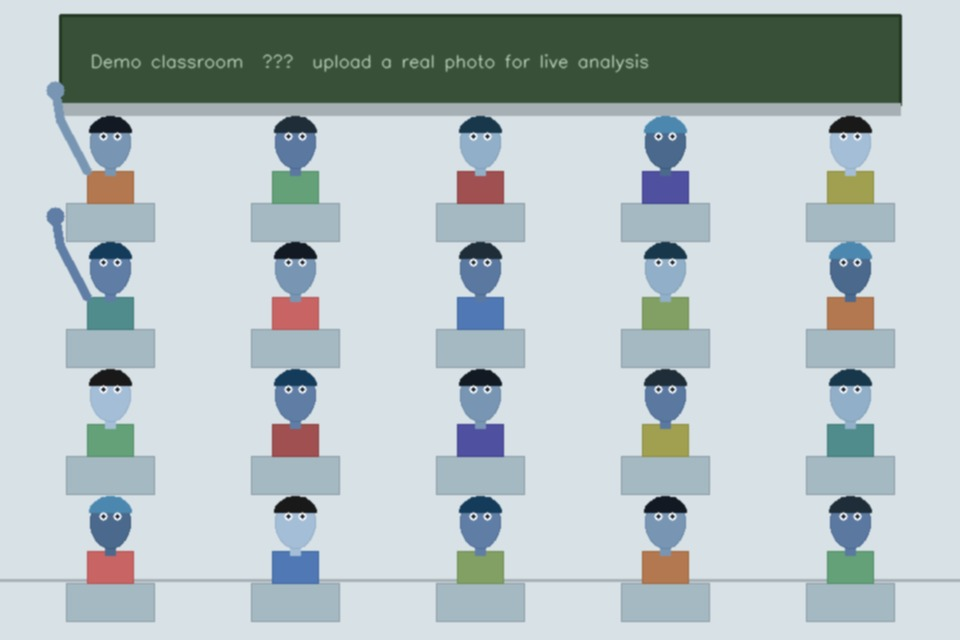
#> input picture data/sample_classroom.jpg, 960 x 640 px
$ python -i detector.py   (imports and definitions only)
#> lines starting #> are read from the running program, lines starting #| are printed output that depends on the picture
"""
pipeline/detector.py
====================
Person detection and behavioral-signal extraction for classroom images.

OpenCV only — no TensorFlow, no MediaPipe.

Detection strategy
------------------
Primary   : Haar frontal + profile face cascade → reliable per-student anchor
Secondary : HOG pedestrian detector → catch students with no visible face

For each detected face the pipeline estimates a body region (extend ~3×
face-height below, ~0.8× face-width to either side) and tries to snap
that estimate onto any nearby HOG body box.

Behavioral signals (body geometry only — no emotion recognition)
----------------------------------------------------------------
HEAD POSE    face aspect ratio + Haar eye symmetry          weight 30 %
POSTURE      body-box h/w ratio (tall-narrow = upright)     weight 25 %
HAND RAISE   skin-blob in the region above the face         weight 25 %
PHONE USE    bright rectangle in lap region (penalty)       weight −20 %
TALKING      two face centroids close & same height          weight 10 %

Head-pose → engagement mapping
-------------------------------
forward  (2 symmetric eyes, normal aspect)  → score 1.00
tilted   (1 eye, or slightly narrow aspect) → score 0.65
away     (very narrow aspect, ≤1 eye)       → score 0.20
down     (normal aspect but 0 eyes)         → score 0.30
unknown  (no face detected)                 → score 0.40

References
----------
Viola & Jones (2001); Dalal & Triggs (2005); Raca et al. (2015).
"""

from __future__ import annotations

import math
from dataclasses import dataclass, field

import cv2
import numpy as np

# ---------------------------------------------------------------------------
# Cascade handles (bundled with every OpenCV installation)
# ---------------------------------------------------------------------------

_face_front = cv2.CascadeClassifier(
    cv2.data.haarcascades + "haarcascade_frontalface_default.xml"
)
_face_prof = cv2.CascadeClassifier(
    cv2.data.haarcascades + "haarcascade_profileface.xml"
)
_eye_casc = cv2.CascadeClassifier(
    cv2.data.haarcascades + "haarcascade_eye.xml"
)

# HOG pedestrian detector (Dalal & Triggs SVM, bundled with OpenCV)
_hog = cv2.HOGDescriptor()
# [1 line not run here, left out]

# ---------------------------------------------------------------------------
# Tuning constants
# ---------------------------------------------------------------------------

# Face cascade — tuned for students 1–7 m from a front-of-class camera
_FACE_SCALE   = 1.10
_FACE_NEIGH   = 4
_FACE_MIN     = (20, 20)    # catches distant back-row students
_FACE_MAX     = (220, 220)  # avoids whiteboard false positives

# Eye cascade — run on face ROI only
_EYE_SCALE    = 1.10
_EYE_NEIGH    = 3
_EYE_MIN      = (5, 5)

# HOG — tuned for seated/partial-body detections
_HOG_STRIDE   = (8, 8)
_HOG_PAD      = (16, 16)
_HOG_SCALE    = 1.05
_HOG_MAX_DIM  = 640          # downscale before HOG for speed

# NMS thresholds
_FACE_NMS     = 0.40
_HOG_NMS      = 0.45
_BODY_NMS     = 0.35

# Head pose aspect-ratio thresholds (face_w / face_h)
_ASPECT_FRONTAL = 0.60       # ≥ this → likely frontal
_ASPECT_AWAY    = 0.40       # ≤ this → turned away / profile

# Posture: body_h / body_w ratio
_POSTURE_UPRIGHT = 2.0       # ≥ this → very upright
_POSTURE_SLUMP   = 1.2       # ≤ this → slouching

# Skin detection HSV ranges (covers diverse skin tones)
_SKIN_LO1 = np.array([ 0,  15,  50], dtype=np.uint8)
_SKIN_HI1 = np.array([25, 255, 255], dtype=np.uint8)
_SKIN_LO2 = np.array([160,  15,  50], dtype=np.uint8)
_SKIN_HI2 = np.array([180, 255, 255], dtype=np.uint8)

# Fraction of skin pixels in raise-region required for hand-raise signal
_RAISE_SKIN_RATIO = 0.10

# Phone contour: w/h aspect and area bounds
_PHONE_ASPECT_MIN = 0.35
_PHONE_ASPECT_MAX = 0.80
_PHONE_AREA_MIN   = 400
_PHONE_AREA_MAX   = 7000

# Talking: faces within N face-widths horizontally, M face-heights vertically
_TALK_X_MULT = 1.8
_TALK_Y_FRAC = 0.45

# Eye y-symmetry: |Δcy| / face_h below this → frontal
_EYE_TILT_THRESH = 0.15


# ---------------------------------------------------------------------------
# Output dataclass
# ---------------------------------------------------------------------------

@dataclass
class PersonDetection:
    """
    One detected student.

    Body box (bx/by/bw/bh) is used for the annotation rectangle.
    Face box (fx/fy/fw/fh) is used for blurring; −1 when absent.
    All score fields are in [0, 1]; phone_score = 1.0 means phone detected.
    """
    # Body bounding box
    bx: int;  by: int;  bw: int;  bh: int
    # Face bounding box (-1 when no face found)
    fx: int = -1;  fy: int = -1;  fw: int = -1;  fh: int = -1
    # Behavioral signal scores
    head_pose_score:  float = 0.40
    head_pose_label:  str   = "unknown"
    posture_score:    float = 0.50
    hand_raise_score: float = 0.00
    phone_score:      float = 0.00    # 1.0 → phone detected (penalty in scorer)
    talking_score:    float = 0.50    # 0.5 = neutral / not observed
    # Icon flags for the annotation overlay
    hand_raised:      bool  = False
    phone_detected:   bool  = False
    talking:          bool  = False
    has_face:         bool  = False


# ---------------------------------------------------------------------------
# Internal helpers
# ---------------------------------------------------------------------------

def _nms(rects: list[tuple], thresh: float) -> list[tuple]:
    """IoU-based non-maximum suppression on (x, y, w, h) tuples."""
    if not rects:
        return []
    arr  = np.array(rects, dtype=float)
    x1, y1 = arr[:, 0], arr[:, 1]
    x2, y2 = arr[:, 0] + arr[:, 2], arr[:, 1] + arr[:, 3]
    area   = (arr[:, 2] + 1) * (arr[:, 3] + 1)
    idxs   = np.argsort(y2)
    keep: list[int] = []
    while len(idxs):
        last = idxs[-1];  keep.append(last)
        xx1  = np.maximum(x1[last], x1[idxs[:-1]])
        yy1  = np.maximum(y1[last], y1[idxs[:-1]])
        xx2  = np.minimum(x2[last], x2[idxs[:-1]])
        yy2  = np.minimum(y2[last], y2[idxs[:-1]])
        inter = np.maximum(0, xx2 - xx1) * np.maximum(0, yy2 - yy1)
        iou   = inter / (area[idxs[:-1]] + area[last] - inter + 1e-6)
        idxs  = np.delete(idxs, np.where(iou > thresh)[0])
        idxs  = idxs[:-1]
    return [tuple(map(int, arr[i])) for i in keep]


def _clahe(bgr: np.ndarray) -> np.ndarray:
    """CLAHE histogram equalisation on the L channel (mixed lighting fix)."""
    lab        = cv2.cvtColor(bgr, cv2.COLOR_BGR2LAB)
    l, a, b    = cv2.split(lab)
    l_eq       = cv2.createCLAHE(clipLimit=2.0, tileGridSize=(8, 8)).apply(l)
    return cv2.cvtColor(cv2.merge([l_eq, a, b]), cv2.COLOR_LAB2BGR)


# [151 lines left out: functions _skin_mask, _head_pose, _posture_score, _hand_raise_score, _phone_detected, _estimate_body, not called in this run]


# ---------------------------------------------------------------------------
# Public API
# ---------------------------------------------------------------------------

def detect_persons(bgr: np.ndarray) -> list[PersonDetection]:
    """
    Detect all visible students in a classroom BGR image and compute
    per-person behavioral signal scores.

    Parameters
    ----------
    bgr : Full classroom frame in BGR colour order (any resolution).

    Returns
    -------
    List of PersonDetection, one per detected person.  May be empty if the
    image is featureless or contains no people.

    Processing is deterministic — same image always produces the same output.
    """
    if bgr is None or bgr.size == 0:
        return []

    img_h, img_w = bgr.shape[:2]

    # ── Step 1: CLAHE lighting normalisation ─────────────────────────────────
    eq   = _clahe(bgr)
    gray = cv2.cvtColor(eq, cv2.COLOR_BGR2GRAY)

    # ── Step 2: Face detection (frontal + profile, merged with NMS) ──────────
    raw_front = _face_front.detectMultiScale(
        gray, scaleFactor=_FACE_SCALE, minNeighbors=_FACE_NEIGH,
        minSize=_FACE_MIN, maxSize=_FACE_MAX, flags=cv2.CASCADE_SCALE_IMAGE,
    )
    raw_prof = _face_prof.detectMultiScale(
        gray, scaleFactor=_FACE_SCALE, minNeighbors=_FACE_NEIGH,
        minSize=_FACE_MIN, maxSize=_FACE_MAX,
    )

    face_list: list[tuple] = (
        ([tuple(map(int, r)) for r in raw_front]
         if isinstance(raw_front, np.ndarray) else []) +
        ([tuple(map(int, r)) for r in raw_prof]
         if isinstance(raw_prof, np.ndarray) else [])
    )
    faces = _nms(face_list, _FACE_NMS)

    # ── Step 3: HOG body detection (on downscaled image for speed) ───────────
    scale_hog = min(1.0, _HOG_MAX_DIM / max(img_h, img_w, 1))
    small     = cv2.resize(eq, (0, 0), fx=scale_hog, fy=scale_hog)
    hog_raw, _ = _hog.detectMultiScale(
        small,
        winStride=_HOG_STRIDE,
        padding=_HOG_PAD,
        scale=_HOG_SCALE,
    )
    hog_bodies: list[tuple] = []
    if isinstance(hog_raw, np.ndarray) and len(hog_raw):
        hog_bodies = _nms([
            (int(x / scale_hog), int(y / scale_hog),
             int(w / scale_hog), int(h / scale_hog))
            for x, y, w, h in hog_raw
        ], _HOG_NMS)

    # ── Step 4: Build PersonDetection for each face ───────────────────────────
    persons: list[PersonDetection] = []
    hog_used: set[int] = set()

    for (fx, fy, fw, fh) in faces:
        # Default body from face geometry
        bx, by, bw, bh = _estimate_body(fx, fy, fw, fh, img_h, img_w)

        # Snap onto a nearby HOG body if one fits
        for i, (hx, hy, hw, hh) in enumerate(hog_bodies):
            if i in hog_used:
                continue
            face_in_upper = (
                hx - fw // 2 <= fx <= hx + hw and
                hy <= fy <= hy + int(hh * 0.40)
            )
            if face_in_upper:
                bx, by, bw, bh = hx, hy, hw, hh
                hog_used.add(i)
                break

        # Face ROI for head-pose
        fx1, fy1 = max(0, fx), max(0, fy)
        fx2, fy2 = min(img_w, fx + fw), min(img_h, fy + fh)
        face_gray = gray[fy1:fy2, fx1:fx2]

        hp_score, hp_label = (
            _head_pose(face_gray, fw, fh)
            if face_gray.size > 0
            else (0.40, "unknown")
        )

        hr_score = _hand_raise_score(eq, fx, fy, fw, fh, img_h, img_w)
        phone    = _phone_detected(eq, bx, by, bw, bh, img_h, img_w)

        persons.append(PersonDetection(
            bx=bx, by=by, bw=bw, bh=bh,
            fx=fx, fy=fy, fw=fw, fh=fh,
            head_pose_score=hp_score,
            head_pose_label=hp_label,
            posture_score=_posture_score(bh, bw),
            hand_raise_score=hr_score,
            hand_raised=(hr_score >= 0.80),
            phone_score=1.0 if phone else 0.0,
            phone_detected=phone,
            has_face=True,
        ))

    # ── Step 5: HOG-only detections (bodies with no matched face) ────────────
    for i, (hx, hy, hw, hh) in enumerate(hog_bodies):
        if i in hog_used:
            continue
        # Quick secondary face search inside the top 40 % of the body box
        sub = gray[max(0, hy): min(img_h, hy + int(hh * 0.40)),
                   max(0, hx): min(img_w, hx + hw)]
        sub_faces = (
            _face_front.detectMultiScale(sub, 1.10, 3, minSize=(10, 10))
            if sub.size > 0 else []
        )
        has_face_here = isinstance(sub_faces, np.ndarray) and len(sub_faces) > 0

        phone = _phone_detected(eq, hx, hy, hw, hh, img_h, img_w)
        persons.append(PersonDetection(
            bx=hx, by=hy, bw=hw, bh=hh,
            head_pose_score=0.40,
            head_pose_label="unknown",
            posture_score=_posture_score(hh, hw),
            phone_score=1.0 if phone else 0.0,
            phone_detected=phone,
            has_face=has_face_here,
        ))

    # ── Step 6: Talking detection (face-pair proximity) ───────────────────────
    face_ps = [p for p in persons if p.has_face and p.fx >= 0]
    for i, p1 in enumerate(face_ps):
        cx1 = p1.fx + p1.fw / 2;  cy1 = p1.fy + p1.fh / 2
        for p2 in face_ps[i + 1:]:
            cx2 = p2.fx + p2.fw / 2;  cy2 = p2.fy + p2.fh / 2
            avg_fw = (p1.fw + p2.fw) / 2
            avg_fh = (p1.fh + p2.fh) / 2
            if (abs(cx1 - cx2) < _TALK_X_MULT * avg_fw and
                    abs(cy1 - cy2) < _TALK_Y_FRAC * avg_fh):
                p1.talking = True;  p1.talking_score = 1.0
                p2.talking = True;  p2.talking_score = 1.0

    return persons

>>> import cv2
>>> picture = cv2.imread('../data/sample_classroom.jpg')
#> picture is the input picture: shape (640, 960, 3); mean B, G, R 192.6, 190, 177.5
>>> result = detect_persons(picture)
#> in _clahe, `lab        = cv2.cvtColor(bgr, cv2.COLOR_BGR2LAB)`: lab: shape (640, 960, 3); mean of channels 0, 1, 2 192.8, 124.3, 125.8
#> in _clahe, `l, a, b    = cv2.split(lab)`:
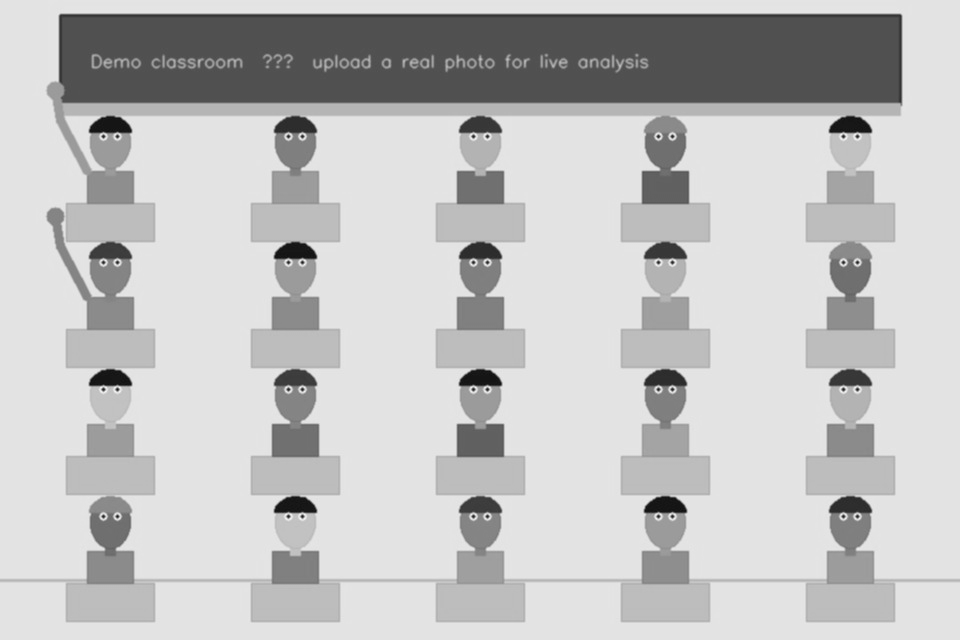
#> l: shape (640, 960); min 15, max 244, mean 192.8
#> in _clahe, `l, a, b    = cv2.split(lab)`:
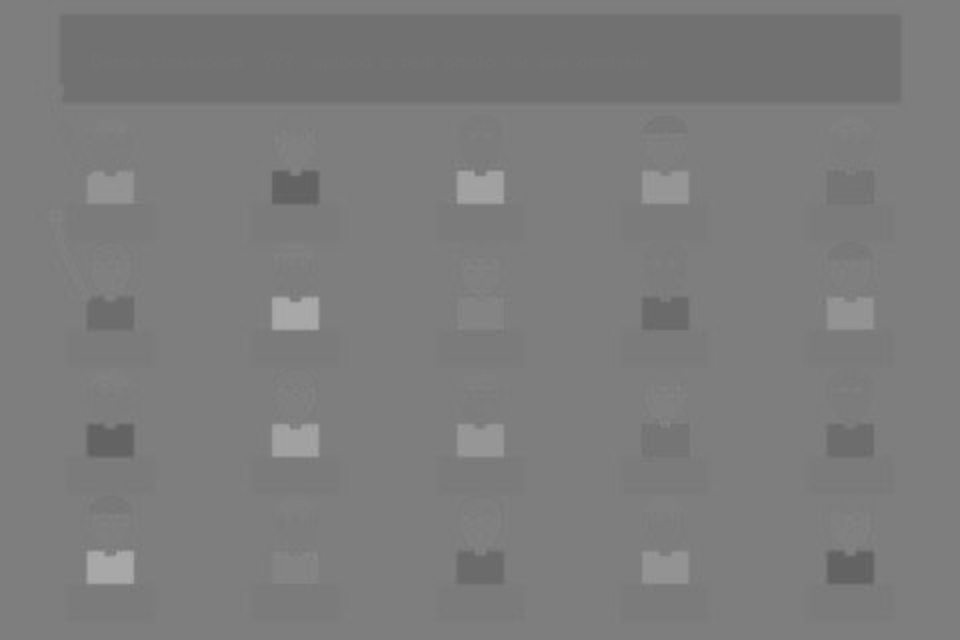
#> a: shape (640, 960); min 95, max 171, mean 124.3
#> in _clahe, `l, a, b    = cv2.split(lab)`:
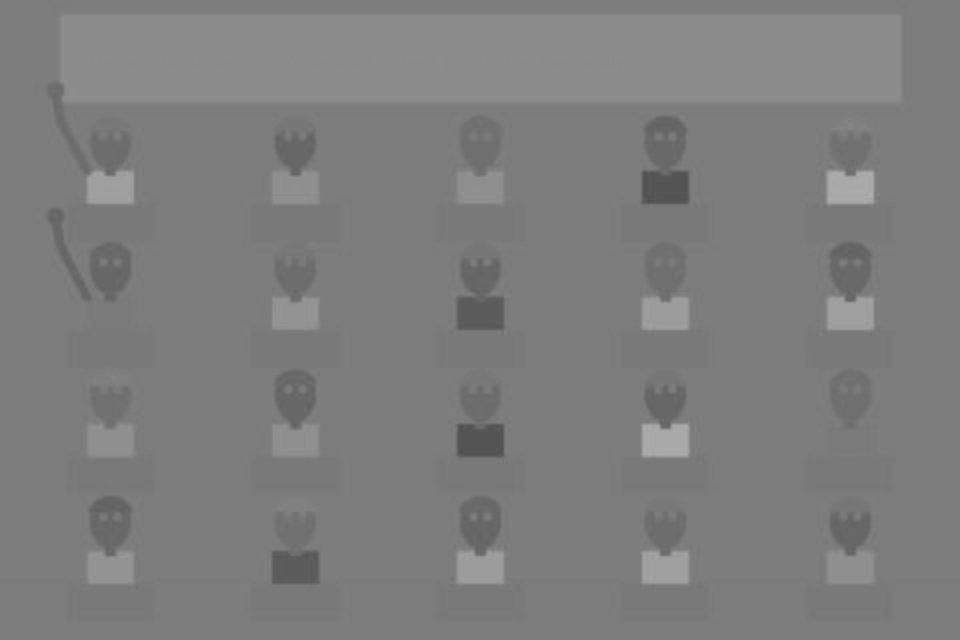
#> b: shape (640, 960); min 79, max 173, mean 125.8
#> in detect_persons, `gray = cv2.cvtColor(eq, cv2.COLOR_BGR2GRAY)`:
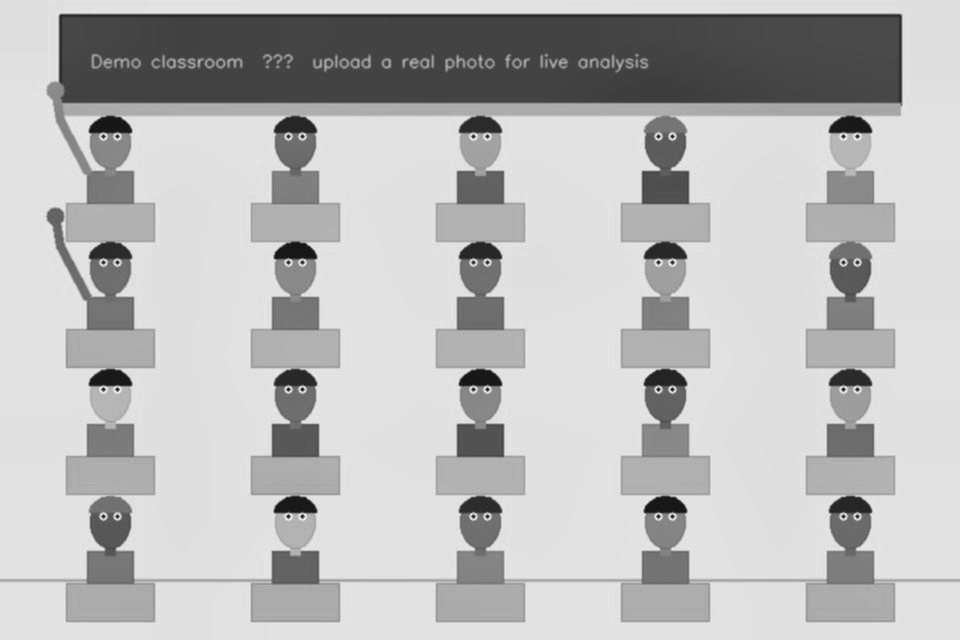
#> gray: shape (640, 960); min 15, max 245, mean 185.6
#> in detect_persons, `raw_front = _face_front.detectMultiScale( gray, scaleFactor=_FACE_SCAL..`: raw_front = ()
#> in detect_persons, `face_list: list[tuple] = ( ([tuple(map(int, r)) for r in raw_front] if..`: face_list = []
#> in detect_persons, `hog_raw, _ = _hog.detectMultiScale( small, winStride=_HOG_STRIDE, padd..`: hog_raw = ()
#> after the loop in detect_persons, `for (fx, fy, fw, fh) in faces:`: hog_used = 0 items; persons = []
#> result = []
